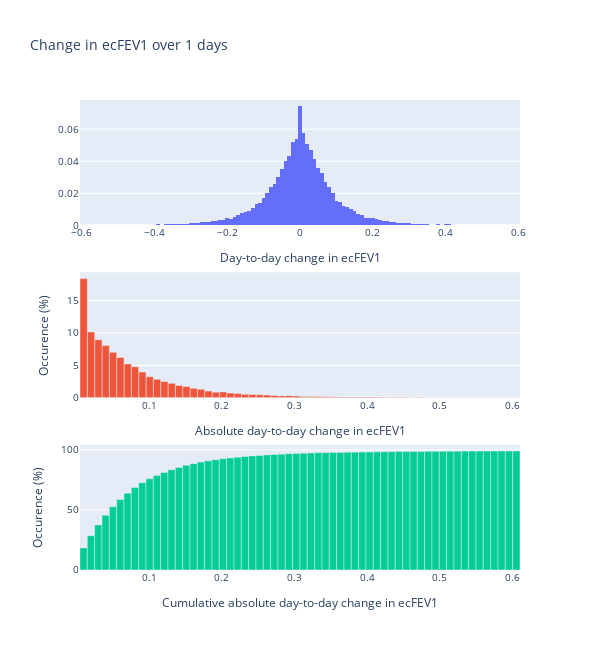

Write notebook code for a chart like this one.
### Code cell
fev1_col = "ecFEV1"
# fev1_col = "FEV1"
n_days = 1
df_d2d = df.groupby("ID").apply(get_day_to_day_ecFEV1, n_days, fev1_col)
d2d = df_d2d[f"day_to_day_{fev1_col}"].dropna().reset_index().drop(columns=["level_1"])

# Plot histogram of
fig = make_subplots(rows=3, cols=1)
xbins = dict(start=-0.605, end=0.605, size=0.01)
fig.add_trace(
    go.Histogram(x=d2d[f"day_to_day_{fev1_col}"], xbins=xbins, histnorm="probability")
)
# Transform xbins into an array
xbins = np.linspace(
    xbins["start"], xbins["end"], round((xbins["end"] - xbins["start"]) / xbins["size"])
)
# Using matplotlib get hist probability
hist, val = np.histogram(d2d[f"day_to_day_{fev1_col}"], bins=xbins, density=True)
print(f"len hist: {len(hist)}, len val: {len(val)}")
# Get idx where val is 0
[idx_0] = np.where(val == 0)[0]
neg_shift = hist[:idx_0]
neg_val = val[:idx_0]
pos_shift = hist[idx_0:]
pos_val = val[idx_0+1:]
print(f"len neg_shift: {len(neg_shift)} with last val {neg_val[-1]} , len pos_shift: {len(pos_shift)} with first val {pos_val[0]}")
abs_shift = neg_shift + pos_shift[::-1]
print(f"sum of abs_shift: {sum(abs_shift)}")

# Comute cumsum
fig.add_trace(go.Bar(x=pos_val[::-1], y=abs_shift), row=2, col=1)

cumsum = np.cumsum(abs_shift[::-1])
fig.add_trace(go.Bar(x=pos_val, y=cumsum), row=3, col=1)

fig.update_xaxes(title_text=f"Day-to-day change in {fev1_col}", row=1, col=1, nticks=10)
fig.update_xaxes(
    title_text=f"Absolute day-to-day change in {fev1_col}", row=2, col=1, nticks=10#, title_standoff=10
)
fig.update_xaxes(
    title_text=f"Cumulative absolute day-to-day change in {fev1_col}", row=3, col=1, nticks=10#, title_standoff=10
)
fig.update_yaxes(title_text="Occurence (%)", row=2, col=1)
fig.update_yaxes(title_text="Occurence (%)", row=3, col=1)
fig.update_layout(
    title=f"Change in {fev1_col} over {n_days} days",
    width=600,
    height=650,
    font_size=10,
    showlegend=False
)
fig.show()

### Figure 1 — Plotly figure (JSON) as saved in the notebook; plotly's stock layout.template omitted (floating-point values rounded to 4 significant figures; data arrays with more than 128 entries replaced by an {"elided": "..."} marker saying what was removed)
{"data": [{"histnorm": "probability", "type": "histogram", "x": {"elided": "40908 float values"}, "xbins": {"end": 0.605, "size": 0.01, "start": -0.605}}, {"type": "bar", "x": [0.605, 0.5949, 0.5848, 0.5747, 0.5647, 0.5546, 0.5445, 0.5344, 0.5243, 0.5143, 0.5042, 0.4941, 0.484, 0.4739, 0.4638, 0.4537, 0.4437, 0.4336, 0.4235, 0.4134, 0.4033, 0.3932, 0.3832, 0.3731, 0.363, 0.3529, 0.3428, 0.3327, 0.3227, 0.3126, 0.3025, 0.2924, 0.2823, 0.2722, 0.2622, 0.2521, 0.242, 0.2319, 0.2218, 0.2117, 0.2017, 0.1916, 0.1815, 0.1714, 0.1613, 0.1512, 0.1412, 0.1311, 0.121, 0.1109, 0.1008, 0.09075, 0.08067, 0.07058, 0.0605, 0.05042, 0.04033, 0.03025, 0.02017, 0.01008], "xaxis": "x2", "y": [0.01459, 0.01459, 0.01702, 0.02918, 0.01459, 0.02918, 0.02432, 0.03891, 0.04134, 0.03891, 0.03405, 0.03891, 0.03161, 0.06566, 0.04134, 0.06323, 0.07296, 0.0535, 0.06566, 0.08998, 0.08998, 0.1119, 0.09727, 0.09484, 0.107, 0.1435, 0.1459, 0.1702, 0.1654, 0.18, 0.2651, 0.3064, 0.2724, 0.3307, 0.3988, 0.4475, 0.5034, 0.5131, 0.6323, 0.7174, 0.8925, 0.856, 1.019, 1.301, 1.445, 1.729, 1.892, 2.215, 2.5, 2.833, 3.232, 3.959, 4.771, 5.214, 6.218, 7.006, 8.054, 8.957, 10.16, 18.4], "yaxis": "y2"}, {"type": "bar", "x": [0.01008, 0.02017, 0.03025, 0.04033, 0.05042, 0.0605, 0.07058, 0.08067, 0.09075, 0.1008, 0.1109, 0.121, 0.1311, 0.1412, 0.1512, 0.1613, 0.1714, 0.1815, 0.1916, 0.2017, 0.2117, 0.2218, 0.2319, 0.242, 0.2521, 0.2622, 0.2722, 0.2823, 0.2924, 0.3025, 0.3126, 0.3227, 0.3327, 0.3428, 0.3529, 0.363, 0.3731, 0.3832, 0.3932, 0.4033, 0.4134, 0.4235, 0.4336, 0.4437, 0.4537, 0.4638, 0.4739, 0.484, 0.4941, 0.5042, 0.5143, 0.5243, 0.5344, 0.5445, 0.5546, 0.5647, 0.5747, 0.5848, 0.5949, 0.605], "xaxis": "x3", "y": [18.4, 28.57, 37.52, 45.58, 52.58, 58.8, 64.02, 68.79, 72.75, 75.98, 78.81, 81.31, 83.53, 85.42, 87.15, 88.59, 89.89, 90.91, 91.77, 92.66, 93.38, 94.01, 94.52, 95.03, 95.47, 95.87, 96.2, 96.48, 96.78, 97.05, 97.23, 97.39, 97.56, 97.71, 97.85, 97.96, 98.05, 98.15, 98.26, 98.35, 98.44, 98.51, 98.56, 98.64, 98.7, 98.74, 98.81, 98.84, 98.88, 98.91, 98.95, 98.99, 99.03, 99.05, 99.08, 99.1, 99.13, 99.14, 99.16, 99.17], "yaxis": "y3"}], "layout": {"font": {"size": 10}, "height": 650, "showlegend": false, "title": {"text": "Change in ecFEV1 over 1 days"}, "width": 600, "xaxis": {"anchor": "y", "domain": [0, 1], "nticks": 10, "title": {"text": "Day-to-day change in ecFEV1"}}, "xaxis2": {"anchor": "y2", "domain": [0, 1], "nticks": 10, "title": {"text": "Absolute day-to-day change in ecFEV1"}}, "xaxis3": {"anchor": "y3", "domain": [0, 1], "nticks": 10, "title": {"text": "Cumulative absolute day-to-day change in ecFEV1"}}, "yaxis": {"anchor": "x", "domain": [0.7333, 1]}, "yaxis2": {"anchor": "x2", "domain": [0.3667, 0.6333], "title": {"text": "Occurence (%)"}}, "yaxis3": {"anchor": "x3", "domain": [0, 0.2667], "title": {"text": "Occurence (%)"}}}}
